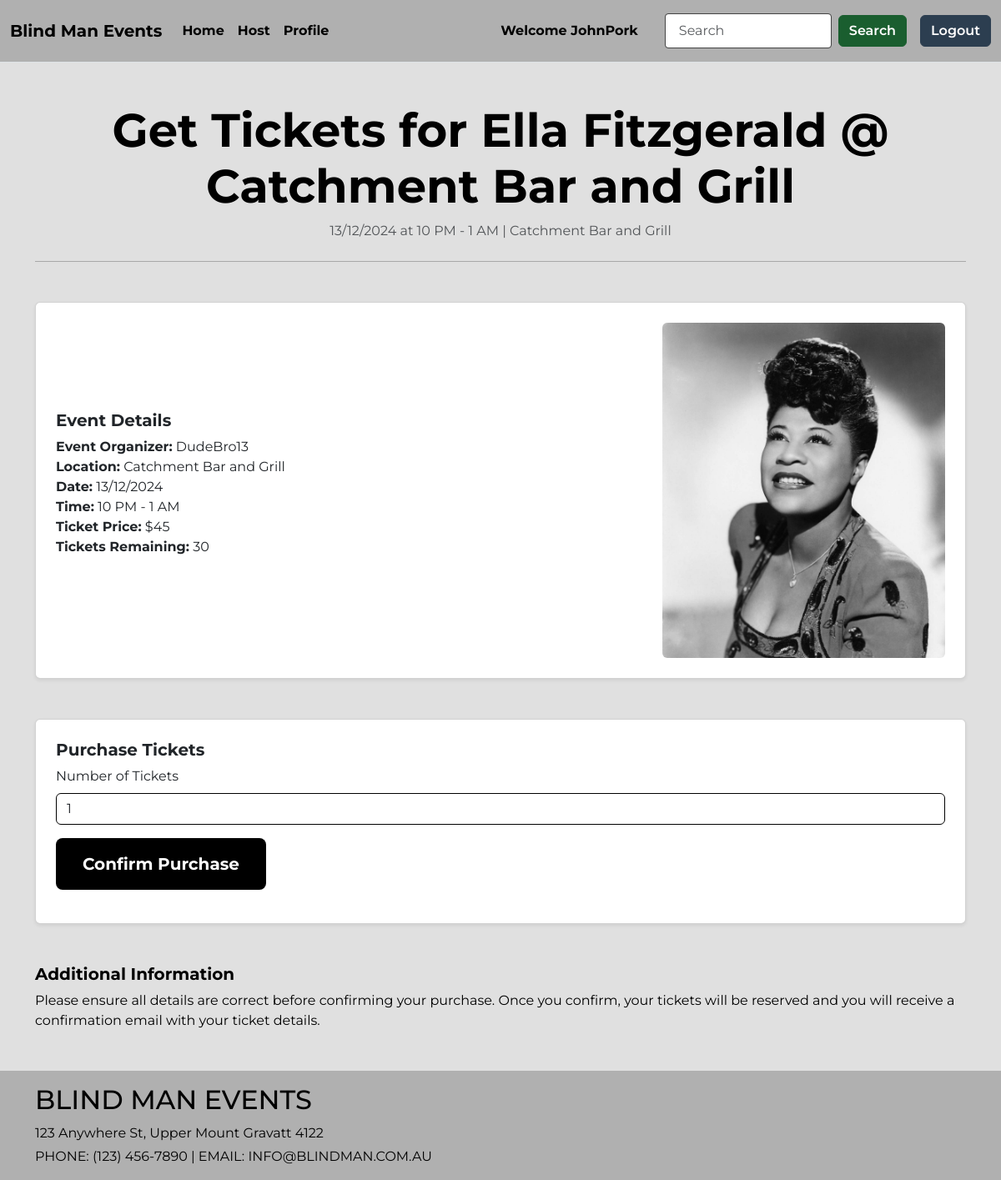
Page /event/2/get-tickets (signed in) on the committed database.
### music/models.py (models this page shows, shortened)
class User(db.Model, UserMixin):
    __tablename__ = 'users'
    id = db.Column(db.Integer, primary_key=True)  # Primary key for each user
    username = db.Column(db.String(100), index=True, unique=True, nullable=False)  # Unique username
    fname = db.Column(db.String(100), index=True, unique=True, nullable=False)  # First name of the user
    lname = db.Column(db.String(100), index=True, unique=True, nullable=False)  # Last name of the user
    emailid = db.Column(db.String(100), index=True, nullable=False)  # Email address of the user
    street_address = db.Column(db.String(100), index=True, nullable=False)  # User's street address
    contact_info = db.Column(db.String(100), index=True, nullable=False)  # Contact information
    password_hash = db.Column(db.String(255), nullable=False)  # Hashed password for security
    joined_on = db.Column(db.DateTime, default=datetime.now())  # Date and time the user joined
    comments = db.relationship('Comment', backref='user')  # Relationship to the user's comments
    booking_history = db.relationship('PurchasedTicket', backref='user')  # Relationship to user's purchased tickets
    booking_history = db.relationship('Event', backref='user')  # Relationship to user's created events

class Event(db.Model):
    __tablename__ = 'events'
    id = db.Column(db.Integer, primary_key=True)  # Primary key for each event
    title = db.Column(db.String(80))  # Title of the event
    date = db.Column(db.String(80))  # Date of the event
    time = db.Column(db.String(80))  # Time of the event
    location = db.Column(db.String(100))  # Location of the event
    event_description = db.Column(db.String(200))  # Description of the event
    event_type = db.Column(db.String(20))  # Type of event (e.g., concert, festival)
    image = db.Column(db.String(400))  # Image URL or path for the event
    tickets_remaining = db.Column(db.Integer)  # Number of tickets remaining for the event
    status = db.Column(db.String(20))  # Status of the event (e.g., Open, Sold Out, Cancelled)
    ticket_price = db.Column(db.Integer)  # Price per ticket for the event
    organizer_id = db.Column(db.Integer, db.ForeignKey('users.id'))  # ID of the user who organized the event
    comments = db.relationship('Comment', backref='event')  # Relationship to comments on the event
    booking_history = db.relationship('PurchasedTicket', backref='event')  # Relationship to purchased tickets for the event

### music/views.py (the view, shortened to what this page needs)
@mainbp.route('/event/<int:event_id>/get-tickets', methods=['GET', 'POST'])
@login_required
def get_tickets(event_id):
    event = db.session.get(Event, event_id)
    if event is None:
        return "Event not found", 404  # Return a 404 error if the event doesn't exist
    return render_template('events/get_tickets.html', event=event)

### music/templates/events/get_tickets.html
{% extends 'base.html' %}
{% block content %}
<main class="container my-5">
  <div class="text-center mb-5">
    <h1 class="display-4 fw-bold">Get Tickets for {{ event.title }}</h1>
    <p class="text-muted">{{ event.date }} at {{ event.time }} | {{ event.location }}</p>
    <hr class="my-4" />
  </div>
  <section class="mb-5">
    <div class="card p-4 shadow-sm">
      <div class="row align-items-center">
        <div class="col-md-8">
          <h5 class="fw-bold">Event Details</h5>
          <ul class="list-unstyled">
            <li><strong>Event Organizer:</strong> {{ event.user.username }}</li>
            <li><strong>Location:</strong> {{ event.location }}</li>
            <li><strong>Date:</strong> {{ event.date }}</li>
            <li><strong>Time:</strong> {{ event.time }}</li>
            <li><strong>Ticket Price:</strong> ${{ event.ticket_price }}</li>
            <li><strong>Tickets Remaining:</strong> {{ event.tickets_remaining }}</li>
          </ul>
        </div>
        <div class="col-md-4 d-flex justify-content-center">
          <img src="{{ event.image }}" class="img-fluid rounded" alt="Event Image" style="max-width: 100%; height: auto;">
        </div>
      </div>
    </div>
  </section>
  <section class="mb-5">
    <div class="card p-4 shadow-sm">
      <h5 class="fw-bold">Purchase Tickets</h5>
      <form method="POST" action="{{ url_for('main.get_tickets', event_id=event.id) }}">
        <div class="mb-3">
            <label for="ticketQuantity" class="form-label">Number of Tickets</label>
            <input type="number" class="form-control" id="ticketQuantity" name="ticket_quantity" min="1" max="{{ event.tickets_remaining }}" value="1" required>
        </div>
        <button type="submit" class="btn btn-dark btn-lg">Confirm Purchase</button>
      </form>
    </div>
  </section>
  <section class="mb-5">
    <h5 class="fw-bold">Additional Information</h5>
    <p>Please ensure all details are correct before confirming your purchase. Once you confirm, your tickets will be reserved and you will receive a confirmation email with your ticket details.</p>
  </section>
</main>
{% endblock %}

### music/templates/base.html (shortened to what this page needs)
<!DOCTYPE html>
<html lang="en">
  <head>
    <link
      href="https://cdn.jsdelivr.net/npm/bootstrap@5.3.2/dist/css/bootstrap.min.css"
      rel="stylesheet"
    />
    <link rel="stylesheet" href="{{ url_for('static', filename='css/mystyle.css') }}">
  </head>
  <body>
    <header class="bg-light border-bottom">
      <nav class="navbar navbar-expand-lg">
        <div class="container-fluid">
          <a class="navbar-brand" href="{{ url_for('main.index') }}">Blind Man Events</a>
          <div class="collapse navbar-collapse" id="navbarSupportedContent">
            <ul class="navbar-nav me-auto mb-2 mb-lg-0">
              <li class="nav-item">
                <a class="nav-link active" aria-current="page" href="{{ url_for('main.index') }}">Home</a>
              </li>
              <li class="nav-item">
                <a class="nav-link" href="{{ url_for('event.create') }}">Host</a>
              </li>
              <li class="nav-item">
                <a class="nav-link" href="{{ url_for('main.profile') }}">Profile</a>
              </li>
            </ul>
            <div class="d-flex align-items-center me-3">
              {% if current_user.is_authenticated %}
                <a class="nav-item nav-link disabled text-muted me-3">Welcome {{ current_user.username }}</a>
              {% endif %}
            </div>
            <div class="d-flex align-items-center">
              <form class="d-flex align-items-center me-2" action="{{ url_for('main.search') }}" role="search">
                <input type="text" name="search" class="form-control me-2" aria-label="Search" id="SearchForm" placeholder="Search">
                <button class="btn btn-outline-success me-2" type="submit">Search</button>
              </form>
              {% if current_user.is_authenticated %}
                <a href="{{ url_for('auth.logout') }}" class="btn btn-outline-primary">Logout</a>
              {% else %}
                <a href="{{ url_for('auth.login') }}" class="btn btn-outline-primary me-2">Login</a>
                <a href="{{ url_for('auth.register') }}" class="btn btn-outline-primary">Register</a>
              {% endif %}
            </div>
          </div>
        </div>
      </nav>
    </header>
    {% block content %} {% endblock %}
    <footer class="footer text-black py-3 mt-4">
      <div class="container text-start">
        <h2 class="mb-2">BLIND MAN EVENTS</h2>
        <p class="mb-1">123 Anywhere St, Upper Mount Gravatt 4122</p>
        <p class="mb-0">PHONE: (123) 456-7890 | EMAIL: INFO@BLINDMAN.COM.AU</p>
      </div>
    </footer>
  </body>
</html>

### music/static/css/mystyle.css (style rules this page uses)
body { font-family: 'Montserrat', sans-serif; background-color: #e0e0e0; color: #000; }
.navbar { background-color: #b0b0b0; padding: 1rem 0; }
.navbar-brand, .nav-link, .btn-outline-light { color: #000 !important; font-weight: 700; }
.form-control { background-color: #fff; border: 1px solid #000; }
main.container { flex: 1; }
#SearchForm { border: 1px solid #444; border-radius: 4px; padding: 0.5rem 1rem; width: 200px; transition: all 0.3s ease; }
.navbar .btn-outline-success { background-color: #1a5e2f; color: #fff; border: 1px solid #1a5e2f; font-weight: 600; transition: background-color 0.3s ease, border-color 0.3s ease; }
.navbar .btn-outline-primary { background-color: #2c3e50; color: #fff; border: 1px solid #2c3e50; font-weight: 600; transition: background-color 0.3s ease, border-color 0.3s ease; }
.btn-dark { background-color: #000; border: none; padding: 1rem 2rem; font-weight: 700; margin-bottom: 1rem; }
.footer { background-color: #b0b0b0; color: #000 !important; padding: 20px; text-align: left; width: 100%; position: relative; }
.card img { width: 100%; height: 200px; object-fit: cover; }

### rows in the picture
User: username "JohnPork"
Event: title "Ella Fitzgerald @ Catchment Bar and Grill", date "13/12/2024", time "10 PM - 1 AM", location "Catchment Bar and Grill", ticket_price "45", tickets_remaining "30", image (picture)
User: user.username "DudeBro13"
